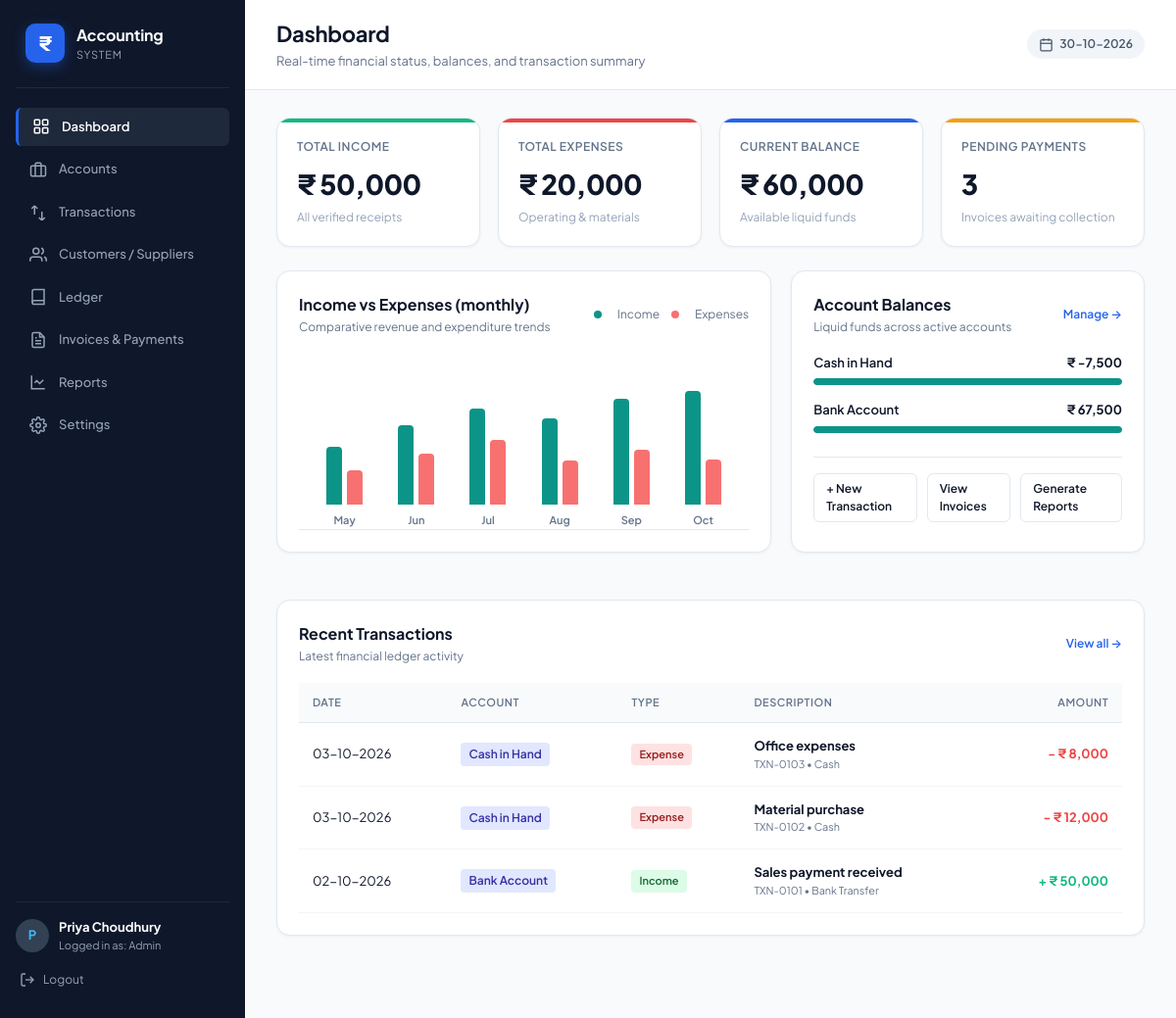
The page /dashboard (signed in) on the database its author committed.
### app.py (models this page shows)
class Setting(db.Model):
    id = db.Column(db.Integer, primary_key=True)
    business_name = db.Column(db.String(150), default="Accounting System")
    owner_name = db.Column(db.String(120), default="Priya Choudhury")
    currency = db.Column(db.String(10), default="₹")
    date_format = db.Column(db.String(30), default="%d-%m-%Y")
    notifications = db.Column(db.Boolean, default=True)

class Account(db.Model):
    id = db.Column(db.Integer, primary_key=True)
    code = db.Column(db.String(20), unique=True, nullable=False)
    name = db.Column(db.String(120), nullable=False)
    type = db.Column(db.String(40), nullable=False)  # Asset, Liability, Income, Expense, Bank, Cash
    opening_balance = db.Column(db.Float, default=0.0)
    description = db.Column(db.String(255), default="")
    created_at = db.Column(db.DateTime, default=datetime.now)
    transactions = db.relationship("Transaction", backref="account", lazy=True, cascade="all, delete-orphan")
    def current_balance(self):
        inc = db.session.query(db.func.coalesce(db.func.sum(Transaction.amount), 0.0))\
            .filter(Transaction.account_id == self.id, Transaction.tx_type == "Income").scalar() or 0.0
        exp = db.session.query(db.func.coalesce(db.func.sum(Transaction.amount), 0.0))\
            .filter(Transaction.account_id == self.id, Transaction.tx_type == "Expense").scalar() or 0.0
        if self.type in ["Income"]:
            return float(self.opening_balance + inc)
        elif self.type in ["Expense"]:
            return float(self.opening_balance + exp)
        else:
            return float(self.opening_balance + inc - exp)

class Transaction(db.Model):
    id = db.Column(db.Integer, primary_key=True)
    tx_date = db.Column(db.Date, nullable=False, default=date.today)
    amount = db.Column(db.Float, nullable=False)
    tx_type = db.Column(db.String(30), nullable=False)  # Income, Expense, Transfer
    category = db.Column(db.String(80), default="General")
    description = db.Column(db.String(255), default="")
    payment_method = db.Column(db.String(50), default="Cash")  # Cash, Bank Transfer, UPI, Cheque, Card
    reference = db.Column(db.String(80), default="")
    account_id = db.Column(db.Integer, db.ForeignKey("account.id"), nullable=False)
    customer_id = db.Column(db.Integer, db.ForeignKey("customer.id"), nullable=True)
    supplier_id = db.Column(db.Integer, db.ForeignKey("supplier.id"), nullable=True)
    created_at = db.Column(db.DateTime, default=datetime.now)

### app.py (the view)
@app.route("/dashboard")
@login_required
def dashboard():
    income, expenses, balance = get_financial_totals()
    recent_transactions = Transaction.query.order_by(Transaction.tx_date.desc(), Transaction.id.desc()).limit(6).all()
    pending_invoices = Invoice.query.filter(Invoice.status != "Paid").order_by(Invoice.due_date.asc()).all()
    pending_count = len(pending_invoices)
    accounts = Account.query.filter(Account.type.in_(["Asset", "Cash", "Bank"])).all()
    monthly_data = []
    month_names = ["Jan", "Feb", "Mar", "Apr", "May", "Jun", "Jul", "Aug", "Sep", "Oct", "Nov", "Dec"]
    for m in range(5, 11):  # May to Oct
        m_inc = db.session.query(db.func.coalesce(db.func.sum(Transaction.amount), 0.0))\
            .filter(Transaction.tx_type == "Income", db.extract("month", Transaction.tx_date) == m).scalar() or 0.0
        m_exp = db.session.query(db.func.coalesce(db.func.sum(Transaction.amount), 0.0))\
            .filter(Transaction.tx_type == "Expense", db.extract("month", Transaction.tx_date) == m).scalar() or 0.0
        if m_inc == 0 and m_exp == 0:
            sample_profiles = {5: (25000, 15000), 6: (35000, 22000), 7: (42000, 28000), 8: (38000, 19000), 9: (46000, 24000)}
            if m in sample_profiles:
                m_inc, m_exp = sample_profiles[m]
        monthly_data.append({"month": month_names[m - 1], "income": float(m_inc), "expense": float(m_exp)})
    return render_template(
        "dashboard.html",
        income=income,
        expenses=expenses,
        balance=balance,
        pending_count=pending_count,
        transactions=recent_transactions,
        pending_invoices=pending_invoices[:4],
        accounts=accounts,
        monthly_data=monthly_data
    )

### app.py (called while the page is built)
def login_required(fn):
    @wraps(fn)
    def wrapper(*args, **kwargs):
        if "user_id" not in session:
            return redirect(url_for("login", next=request.path))
        return fn(*args, **kwargs)
    return wrapper

@app.context_processor
def inject_globals():
    setting = Setting.query.first()
    return {
        "setting": setting,
        "currency": setting.currency if setting else "₹",
        "today": date.today(),
        "current_user_name": session.get("user_name", "Accountant"),
        "current_user_role": session.get("user_role", "Accountant"),
    }

def get_financial_totals():
    inc = db.session.query(db.func.coalesce(db.func.sum(Transaction.amount), 0.0))\
        .filter(Transaction.tx_type == "Income").scalar() or 0.0
    exp = db.session.query(db.func.coalesce(db.func.sum(Transaction.amount), 0.0))\
        .filter(Transaction.tx_type == "Expense").scalar() or 0.0
    liquid_accounts = Account.query.filter(Account.type.in_(["Asset", "Cash", "Bank"])).all()
    total_balance = sum(a.current_balance() for a in liquid_accounts)
    return float(inc), float(exp), float(total_balance)

### templates/dashboard.html (shortened to what this page needs)
{% extends "base.html" %}
{% block heading %}Dashboard{% endblock %}
{% block subheading %}Real-time financial status, balances, and transaction summary{% endblock %}
{% block content %}
<div class="metrics-grid">
  <div class="metric-card card-income">
    <div class="metric-label">Total Income</div>
    <div class="metric-value">₹ {{ "{:,.0f}".format(income) }}</div>
    <div class="metric-subtext">All verified receipts</div>
  </div>
  <div class="metric-card card-expenses">
    <div class="metric-label">Total Expenses</div>
    <div class="metric-value">₹ {{ "{:,.0f}".format(expenses) }}</div>
    <div class="metric-subtext">Operating & materials</div>
  </div>
  <div class="metric-card card-balance">
    <div class="metric-label">Current Balance</div>
    <div class="metric-value">₹ {{ "{:,.0f}".format(balance) }}</div>
    <div class="metric-subtext">Available liquid funds</div>
  </div>
  <div class="metric-card card-pending">
    <div class="metric-label">Pending Payments</div>
    <div class="metric-value">{{ pending_count }}</div>
    <div class="metric-subtext">Invoices awaiting collection</div>
  </div>
</div>
<div class="dashboard-grid-2">
  <div class="panel">
    <div class="panel-header">
      <div>
        <h3 class="panel-title">Income vs Expenses (monthly)</h3>
        <p class="panel-desc">Comparative revenue and expenditure trends</p>
      </div>
      <div class="chart-legend">
        <span class="legend-dot income-dot"></span> Income
        <span class="legend-dot expense-dot"></span> Expenses
      </div>
    </div>
    <div class="bar-chart-container">
      {% for m in monthly_data %}
        {% set max_val = 60000 %}
        {% set inc_pct = (m.income / max_val * 100)|round %}
        {% set exp_pct = (m.expense / max_val * 100)|round %}
        <div class="chart-col">
          <div class="bar-group">
            <div class="chart-bar bar-inc" style="height: {{ inc_pct if inc_pct > 6 else 6 }}%;" title="{{ m.month }} Income: ₹{{ '{:,.0f}'.format(m.income) }}"></div>
            <div class="chart-bar bar-exp" style="height: {{ exp_pct if exp_pct > 6 else 6 }}%;" title="{{ m.month }} Expenses: ₹{{ '{:,.0f}'.format(m.expense) }}"></div>
          </div>
          <div class="chart-label">{{ m.month }}</div>
        </div>
      {% endfor %}
    </div>
  </div>
  <div class="panel">
    <div class="panel-header">
      <div>
        <h3 class="panel-title">Account Balances</h3>
        <p class="panel-desc">Liquid funds across active accounts</p>
      </div>
      <a href="{{ url_for('accounts') }}" class="panel-link">Manage &rarr;</a>
    </div>
    <div class="account-meter-list">
      {% for acc in accounts %}
        {% set acc_bal = acc.current_balance() %}
        {% set meter_pct = (acc_bal / 25000 * 100)|round %}
        <div class="account-meter-item">
          <div class="meter-header">
            <span class="meter-name">{{ acc.name }}</span>
            <span class="meter-val">₹ {{ "{:,.0f}".format(acc_bal) }}</span>
          </div>
          <div class="meter-track">
            <div class="meter-fill" style="width: {{ meter_pct if meter_pct <= 100 else 100 }}%;"></div>
          </div>
        </div>
      {% endfor %}
    </div>
    <div class="quick-action-strip">
      <a href="{{ url_for('transactions') }}" class="btn btn-outline btn-sm">+ New Transaction</a>
      <a href="{{ url_for('invoices') }}" class="btn btn-outline btn-sm">View Invoices</a>
      <a href="{{ url_for('reports') }}" class="btn btn-outline btn-sm">Generate Reports</a>
    </div>
  </div>
</div>
<div class="panel">
  <div class="panel-header">
    <div>
      <h3 class="panel-title">Recent Transactions</h3>
      <p class="panel-desc">Latest financial ledger activity</p>
    </div>
    <a href="{{ url_for('transactions') }}" class="panel-link">View all &rarr;</a>
  </div>
  <div class="table-responsive">
    <table class="data-table">
      <thead>
        <tr>
          <th>Date</th>
          <th>Account</th>
          <th>Type</th>
          <th>Description</th>
          <th class="text-right">Amount</th>
        </tr>
      </thead>
      <tbody>
        {% for tx in transactions %}
          <tr>
            <td>{{ tx.tx_date.strftime('%d-%m-%Y') }}</td>
            <td><span class="account-pill">{{ tx.account.name }}</span></td>
            <td>
              <span class="badge badge-{{ tx.tx_type|lower }}">{{ tx.tx_type }}</span>
            </td>
            <td>
              <strong>{{ tx.description or tx.category }}</strong>
              {% if tx.reference %}
                <small class="text-muted d-block">{{ tx.reference }} • {{ tx.payment_method }}</small>
              {% endif %}
            </td>
            <td class="text-right font-bold {{ 'text-positive' if tx.tx_type == 'Income' else 'text-negative' }}">
              {{ '+ ' if tx.tx_type == 'Income' else '- ' }}₹ {{ "{:,.0f}".format(tx.amount) }}
            </td>
          </tr>
        {% else %}
          <tr>
            <td colspan="5" class="text-center text-muted py-4">No transactions recorded yet.</td>
          </tr>
        {% endfor %}
      </tbody>
    </table>
  </div>
</div>
{% endblock %}

### templates/base.html (shortened to what this page needs)
<!doctype html>
<html lang="en">
<head>
  <link rel="stylesheet" href="{{ url_for('static', filename='style.css') }}">
</head>
<body>
{% if session.get('user_id') %}
<div class="app-shell">
  <aside class="sidebar">
    <div class="brand">
      <div class="brand-icon">₹</div>
      <div>
        <b>Accounting</b>
        <small>System</small>
      </div>
    </div>
    <nav>
      <a href="{{ url_for('dashboard') }}" class="{{ 'active' if request.endpoint == 'dashboard' }}">
        <svg class="nav-icon" viewBox="0 0 24 24" fill="none" stroke="currentColor" stroke-width="2"><rect x="3" y="3" width="7" height="7" rx="1"/><rect x="14" y="3" width="7" height="7" rx="1"/><rect x="14" y="14" width="7" height="7" rx="1"/><rect x="3" y="14" width="7" height="7" rx="1"/></svg>
        <span>Dashboard</span>
      </a>
      <a href="{{ url_for('accounts') }}" class="{{ 'active' if request.endpoint == 'accounts' }}">
        <svg class="nav-icon" viewBox="0 0 24 24" fill="none" stroke="currentColor" stroke-width="2"><rect x="2" y="7" width="20" height="14" rx="2" ry="2"/><path d="M16 21V5a2 2 0 0 0-2-2h-4a2 2 0 0 0-2 2v16"/></svg>
        <span>Accounts</span>
      </a>
      <a href="{{ url_for('transactions') }}" class="{{ 'active' if request.endpoint == 'transactions' }}">
        <svg class="nav-icon" viewBox="0 0 24 24" fill="none" stroke="currentColor" stroke-width="2"><path d="M7 16V4m0 0L3 8m4-4l4 4m6 4v12m0 0l4-4m-4 4l-4-4"/></svg>
        <span>Transactions</span>
      </a>
      <a href="{{ url_for('customers') }}" class="{{ 'active' if request.endpoint in ['customers', 'suppliers'] }}">
        <svg class="nav-icon" viewBox="0 0 24 24" fill="none" stroke="currentColor" stroke-width="2"><path d="M17 21v-2a4 4 0 0 0-4-4H5a4 4 0 0 0-4 4v2"/><circle cx="9" cy="7" r="4"/><path d="M23 21v-2a4 4 0 0 0-3-3.87"/><path d="M16 3.13a4 4 0 0 1 0 7.75"/></svg>
        <span>Customers / Suppliers</span>
      </a>
      <a href="{{ url_for('ledger', account_id=1) }}" class="{{ 'active' if request.endpoint == 'ledger' }}">
        <svg class="nav-icon" viewBox="0 0 24 24" fill="none" stroke="currentColor" stroke-width="2"><path d="M4 19.5A2.5 2.5 0 0 1 6.5 17H20"/><path d="M6.5 2H20v20H6.5A2.5 2.5 0 0 1 4 19.5v-15A2.5 2.5 0 0 1 6.5 2z"/></svg>
        <span>Ledger</span>
      </a>
      <a href="{{ url_for('invoices') }}" class="{{ 'active' if request.endpoint == 'invoices' }}">
        <svg class="nav-icon" viewBox="0 0 24 24" fill="none" stroke="currentColor" stroke-width="2"><path d="M14 2H6a2 2 0 0 0-2 2v16a2 2 0 0 0 2 2h12a2 2 0 0 0 2-2V8z"/><polyline points="14 2 14 8 20 8"/><line x1="16" y1="13" x2="8" y2="13"/><line x1="16" y1="17" x2="8" y2="17"/><polyline points="10 9 9 9 8 9"/></svg>
        <span>Invoices & Payments</span>
      </a>
      <a href="{{ url_for('reports') }}" class="{{ 'active' if request.endpoint == 'reports' }}">
        <svg class="nav-icon" viewBox="0 0 24 24" fill="none" stroke="currentColor" stroke-width="2"><path d="M3 3v18h18"/><path d="m19 9-5 5-4-4-3 3"/></svg>
        <span>Reports</span>
      </a>
      <a href="{{ url_for('settings') }}" class="{{ 'active' if request.endpoint == 'settings' }}">
        <span>Settings</span>
      </a>
    </nav>
    <div class="sidebar-bottom">
      <div class="user-chip">
        <div class="avatar">{{ current_user_name[0] }}</div>
        <div>
          <b>{{ current_user_name }}</b>
          <small>Logged in as: {{ current_user_role }}</small>
        </div>
      </div>
      <a class="logout-link" href="{{ url_for('logout') }}" title="Sign out">
        <svg viewBox="0 0 24 24" fill="none" stroke="currentColor" stroke-width="2" width="16" height="16"><path d="M9 21H5a2 2 0 0 1-2-2V5a2 2 0 0 1 2-2h4"/><polyline points="16 17 21 12 16 7"/><line x1="21" y1="12" x2="9" y2="12"/></svg>
        <span>Logout</span>
      </a>
    </div>
  </aside>
  <main class="main">
    <header class="topbar">
      <div>
        <h1>{% block heading %}Dashboard{% endblock %}</h1>
        <p>{% block subheading %}Overview of accounts, ledger, and recent financial transactions{% endblock %}</p>
      </div>
      <div class="top-actions">
        <span class="date-pill">
          <svg viewBox="0 0 24 24" width="15" height="15" fill="none" stroke="currentColor" stroke-width="2"><rect x="3" y="4" width="18" height="18" rx="2" ry="2"/><line x1="16" y1="2" x2="16" y2="6"/><line x1="8" y1="2" x2="8" y2="6"/><line x1="3" y1="10" x2="21" y2="10"/></svg>
          {{ today.strftime('%d-%m-%Y') }}
        </span>
      </div>
    </header>
    <div class="content">
      {% block content %}{% endblock %}
    </div>
  </main>
</div>
{% else %}
  {% block auth_content %}{% endblock %}
{% endif %}
</body>
</html>

### rows shown on the page
Setting: owner_name "Priya Choudhury"
Account: name "Cash in Hand", acc_bal "-7,500", {{ meter_pct if meter_pct <= 100 else 100 }} -30.0 (drawn)
Account: name "Bank Account", acc_bal "67,500", {{ meter_pct if meter_pct <= 100 else 100 }} 100 (drawn)
Transaction: tx_date "03-10-2026", account.name "Cash in Hand", tx_type "Expense", description "Office expenses", reference "TXN-0103", payment_method "Cash", tx_type "-", amount "8,000"
Transaction: tx_date "03-10-2026", account.name "Cash in Hand", tx_type "Expense", description "Material purchase", reference "TXN-0102", payment_method "Cash", tx_type "-", amount "12,000"
Transaction: tx_date "02-10-2026", account.name "Bank Account", tx_type "Income", description "Sales payment received", reference "TXN-0101", payment_method "Bank Transfer", tx_type "+", amount "50,000"

### other values the page prints
{{ current_user_name[0] }} "P"
{{ current_user_role }} "Admin"
{{ "{:,.0f}".format(income) }} "50,000"
{{ "{:,.0f}".format(expenses) }} "20,000"
{{ "{:,.0f}".format(balance) }} "60,000"
{{ pending_count }} "3"
{{ m.month }} "May" "Jun" "Jul" "Aug" "Sep" "Oct"
